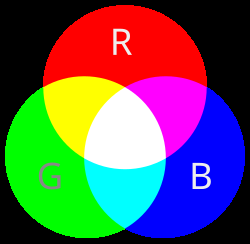
#> input picture code/OpenCV/images/rgb.png, 250 x 244 px
$ python pixel.py
#> lines starting #> are read from the running program, lines starting #| are printed output that depends on the picture; after the words box and inside, x2 and y2 are one past the last pixel; in counts of white or black regions, pixels touching at a corner belong together
import cv2
import numpy as np

# 가로 640, 세로 460 크기의 검은색 빈 화면 생성 (uint8: 0~255 표현)
img = np.zeros((460, 640, 3), dtype=np.uint8)

# 일부 영역(세로 100~200, 가로 200~300)을 흰색으로 색칠
# BGR 순서이므로 (255, 255, 255)는 흰색
img[100:200, 200:300] = (255, 255, 255)

cv2.imshow("Drawing", img)
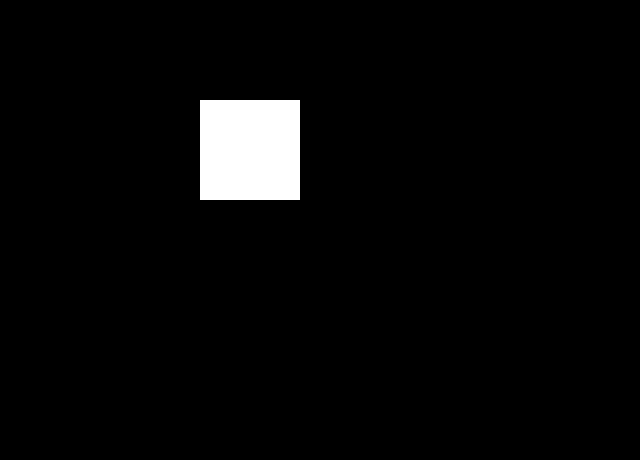
#> window 'Drawing': shape (460, 640, 3); 3.4% white; 1 white region, box (x1, y1, x2, y2) and area: (200, 100, 300, 200) 10000
cv2.waitKey(0)
cv2.destroyAllWindows()


# 색상 공간 변환 (BGR -> Gray)
gray_img = cv2.cvtColor(img, cv2.COLOR_BGR2GRAY)
cv2.imshow("Drawing2", gray_img)
cv2.waitKey(0)
cv2.destroyAllWindows()


# 이미지 채널 분리와 병합
image = cv2.imread('images/rgb.png')
#> image is the input picture: shape (244, 250, 3); mean B, G, R 87.1, 87.3, 89.9

# 채널 분리 (B, G, R 순서)
b, g, r = cv2.split(image)
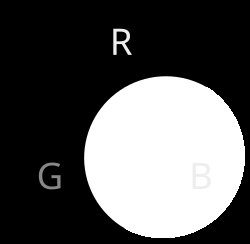
#> b: shape (244, 250); min 0, max 255, mean 87.1
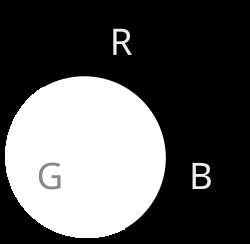
#> g: shape (244, 250); min 0, max 255, mean 87.3
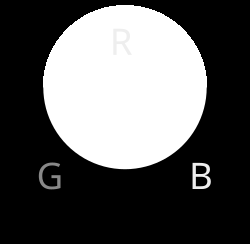
#> r: shape (244, 250); min 0, max 255, mean 89.9

# 개별 채널 출력 (각각 흑백 이미지처럼 보임)
cv2.imshow("Blue Channel", b)
cv2.imshow("Green Channel", g)
cv2.imshow("Red Channel", r)

cv2.waitKey(0)
cv2.destroyAllWindows()

# 분리된 채널을 리스트로 묶어 병합
merged_image = cv2.merge([b, g, r])

# 결과 출력
cv2.imshow("Merged Image", merged_image)
cv2.waitKey(0)
cv2.destroyAllWindows()

$ run again, with code/OpenCV/images/iu.jpg saved as code/OpenCV/images/rgb.png
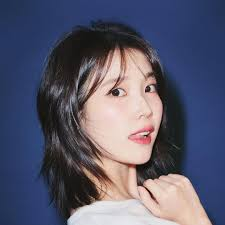
#> input picture code/OpenCV/images/iu.jpg, 225 x 225 px
#> image is the input picture: shape (225, 225, 3); mean B, G, R 108.1, 88.7, 88.8
#> `b, g, r = cv2.split(image)`:
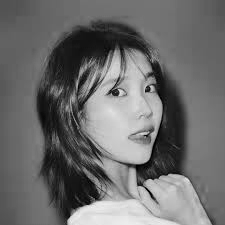
#> b: shape (225, 225); min 0, max 243, mean 108.1
#> `b, g, r = cv2.split(image)`:
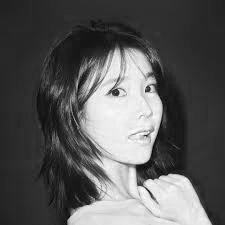
#> r: shape (225, 225); min 1, max 255, mean 88.8
